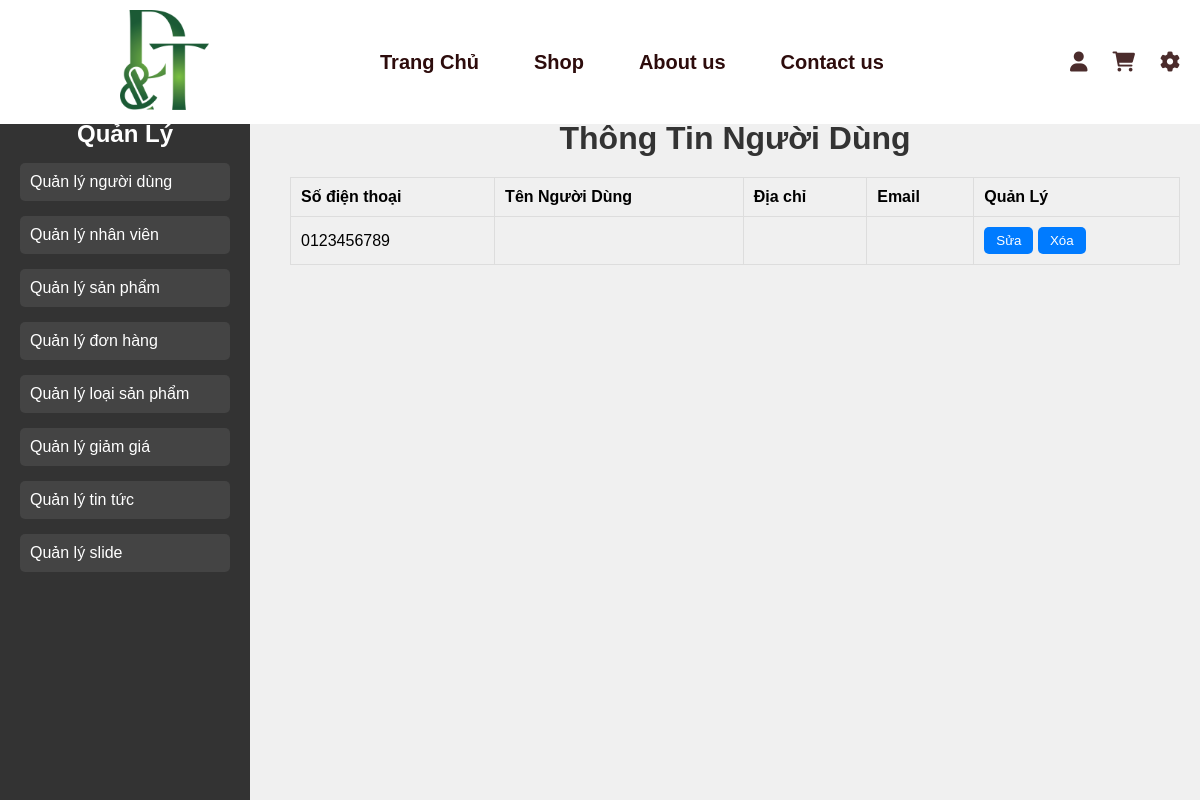
Before: /Quanly/nguoidung.php with the older database file.
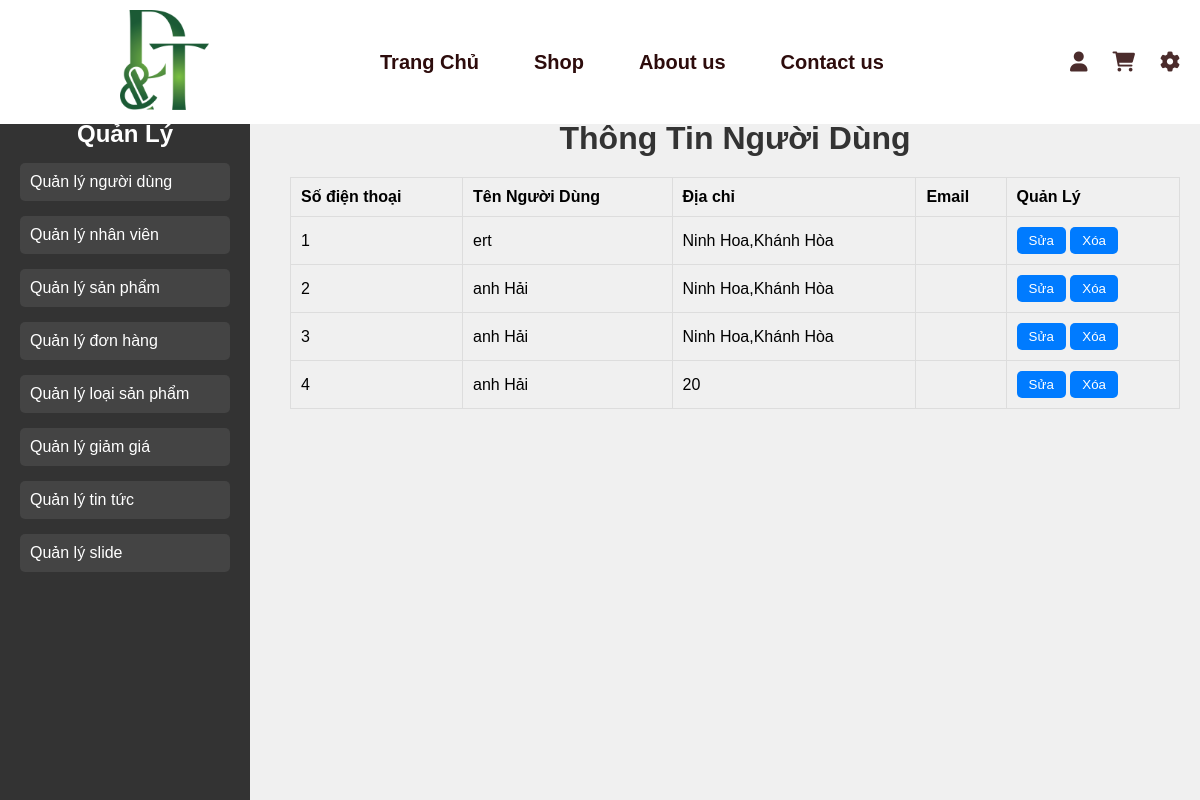
After: the same page with the newer database file.
### tables this page shows
CREATE TABLE `customer` (
  `customer_id` int(11) NOT NULL,
  `phone_number` int(11) NOT NULL,
  `customer_name` varchar(50) NOT NULL,
  `address` varchar(50) NOT NULL,
  `gmail` varchar(50) NOT NULL,
  `role_id` int(5) NOT NULL
);

### Quanly/nguoidung.php (the view, shortened to what this page needs)
<?php
include '../Thanhgiaodien/header.php';
include '../database/connect.php';
?>
<?php
$role_id = 2;
$sql2 = "SELECT * FROM customer WHERE role_id != '$role_id'";
$query = mysqli_query($conn, $sql2);
?>
<!DOCTYPE html>
<html lang="vi">
<head>
    <link rel="stylesheet" href="../csspage/manage.css">
</head>
<body>
    <div class="container">
        <div class="sidebar">
            <h2>Quản Lý</h2>
            <ul>
                <li><a href="../Quanly/nguoidung.php">Quản lý người dùng</a></li>
                <li><a href="../Quanly/nhanvien.php">Quản lý nhân viên</a></li>
                <li><a href="../Quanly/sanpham.php">Quản lý sản phẩm</a></li>
                <li><a href="../Quanly/donhang.php">Quản lý đơn hàng</a></li>
                <li><a href="../Quanly/loaisp.php">Quản lý loại sản phẩm</a></li>
                <li><a href="../Quanly/giamgia.php">Quản lý giảm giá</a></li>
                <li><a href="../Quanly/tintuc.php">Quản lý tin tức</a></li>
                <li><a href="../Quanly/slide.php">Quản lý slide</a></li>
            </ul>
        </div>
        <div class="main-content">
            <h1 class="h1">Thông Tin Người Dùng</h1>
            <table class="table">
                <thead>
                    <tr>
                        <th>Số điện thoại</th>
                        <th>Tên Người Dùng</th>
                        <th>Địa chỉ</th>
                        <th>Email</th>
                        <th>Quản Lý</th>
                    </tr>
                </thead>
                <tbody>
                    <?php
                    if (mysqli_num_rows($query) > 0) {
                        while ($row = mysqli_fetch_assoc($query)) { ?>
                            <tr>
                                <td><?= $row['customer_id'] ?></td>
                                <td><?= $row['customer_name'] ?></td>
                                <td><?= $row['address'] ?></td>
                                <td><?= $row['gmail'] ?></td>
                                <td>
                                    <button class="btn">
                                        <a href="suand.php?id=<?= $row['customer_id'] ?>"
                                            style="text-decoration:none; color:inherit;">Sửa</a>
                                    </button>
                                    <button class="btn">
                                        <a onclick="return Delete('<?= $row['customer_name']; ?>')"
                                            href="xoand.php?id=<?= $row['customer_id']; ?>"
                                            style="text-decoration:none; color:inherit;">Xóa</a>
                                    </button>
                                </td>
                            </tr>
                    <?php }
                    } else {
                        echo "<tr>
                    <td colspan='5'>Không có sản phẩm nào</td>
                    </tr>";
                    } ?>
                </tbody>
            </table>
        </div>
    </div>
</body>
</html>

Changed rows visible on the page:
removed customer: customer_id "0123456789"
added customer: customer_id "1", customer_name "ert", address "Ninh Hoa,Khánh Hòa"
added customer: customer_id "2", customer_name "anh Hải", address "Ninh Hoa,Khánh Hòa"
added customer: customer_id "3", customer_name "anh Hải", address "Ninh Hoa,Khánh Hòa"
added customer: customer_id "4", customer_name "anh Hải", address "20"
